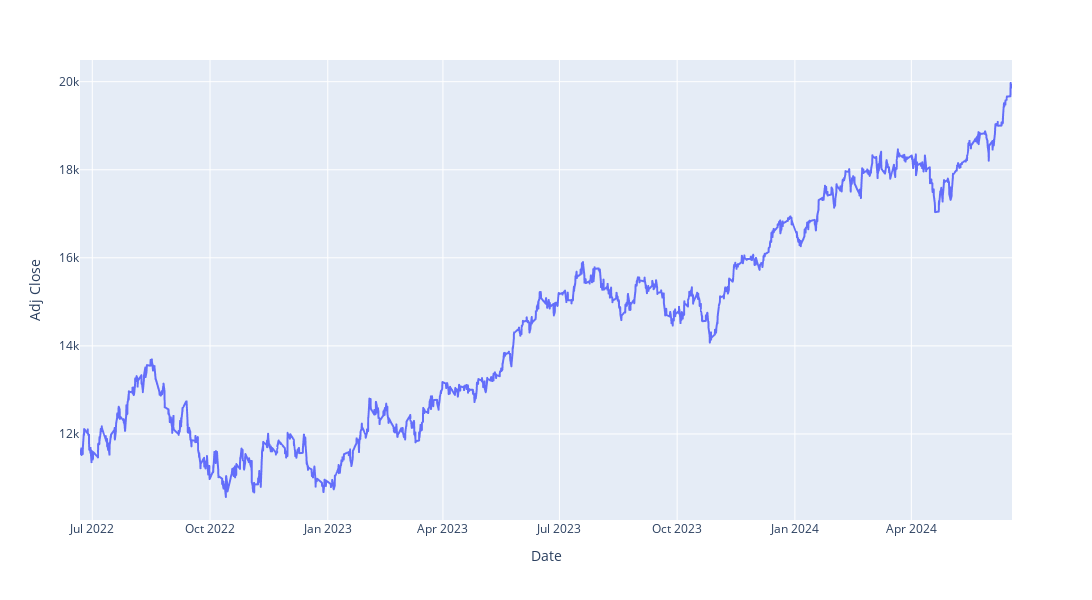

The cell this chart's notebook holds for it:
### Code cell
time_series_plot(
    df=df,
    target_col="Adj Close",
    # title="Nasdaq-100 Adjusted Close Price Over 2 Years (Hourly)",
    width=1500,
    height=600
)

### Figure 1 — Plotly figure (JSON) as saved in the notebook; plotly's stock layout.template omitted (floating-point values rounded to 4 significant figures; data arrays with more than 128 entries replaced by an {"elided": "..."} marker saying what was removed)
{"data": [{"hovertemplate": "Datetime=%{x}<br>Adj Close=%{y}<extra></extra>", "legendgroup": "", "line": {"color": "#636efa", "dash": "solid"}, "marker": {"symbol": "circle"}, "mode": "lines", "name": "", "showlegend": false, "type": "scattergl", "x": {"elided": "3495 str values"}, "xaxis": "x", "y": {"elided": "3495 float values"}, "yaxis": "y"}], "layout": {"height": 600, "legend": {"tracegroupgap": 0}, "margin": {"t": 60}, "width": 1500, "xaxis": {"anchor": "y", "domain": [0, 1], "title": {"text": "Date"}}, "yaxis": {"anchor": "x", "domain": [0, 1], "title": {"text": "Adj Close"}}}}
